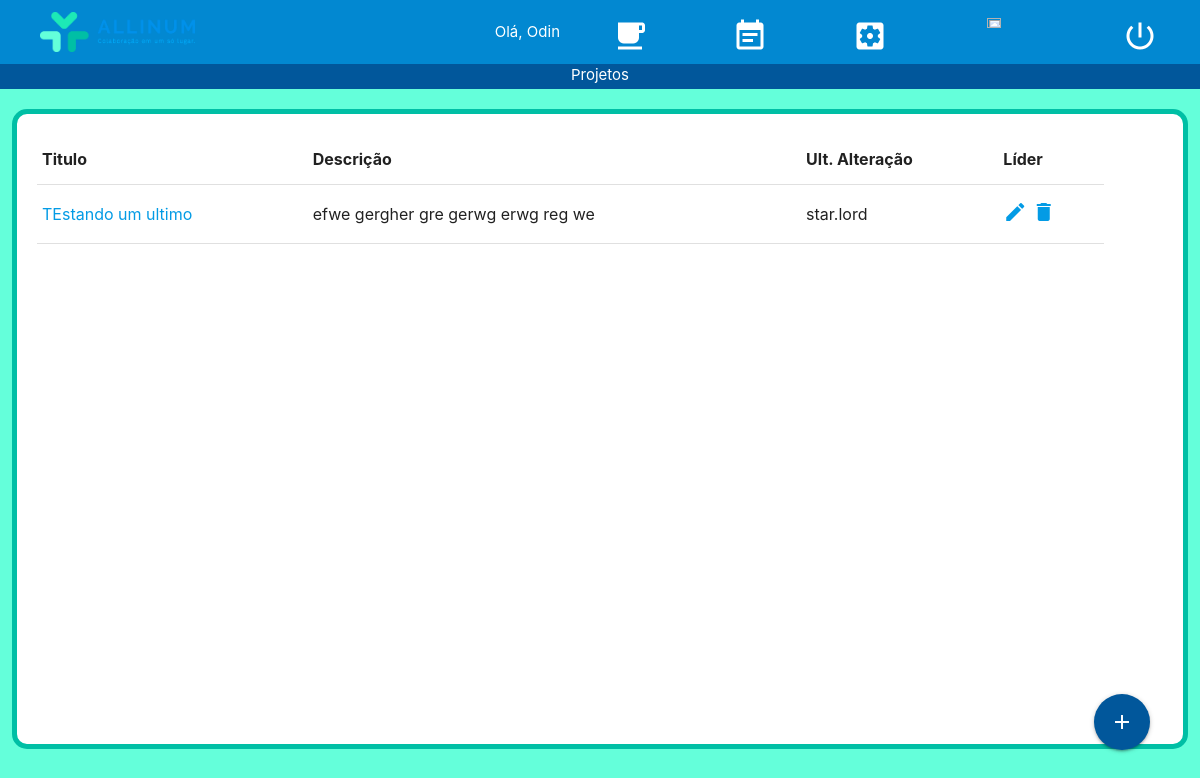
Screenshot of /projeto_lista/ (signed in) with the database file from the repository.
### usuarios/models.py (models this page shows)
class Projeto(models.Model):
    titulo = models.TextField(max_length=100, null=False)
    descricao = models.TextField(max_length=400, null=False)
    lider = models.ForeignKey(User, on_delete=models.CASCADE)
    membros = models.ManyToManyField(Membro)
    ult_alt = models.TextField(max_length=100, null=True)
    data_ult_alt = models.DateField(null=True)

### usuarios/views.py (the view)
# urls.py: url(r'^projeto_lista/$', projeto_lista, name='projeto_lista'),
@login_required
def projeto_lista(request, template_name="projeto_lista.html"):
    user = request.user
    if user.is_superuser:
        projetos = Projeto.objects.all()
    else:
        projetos = Projeto.objects.filter(membros__user_id=user.id)
    context = {"context": projetos}
    return render(request, template_name, context)

### templates/projeto_lista.html (shortened to what this page needs)
{% extends 'baseTemplate.html' %}
{% block titulo %}
    Projetos
{% endblock titulo %}
{% block conteudo %}
    <div class = "row" style="margin-top: 20px;">
        <div class = "col s11" style="margin-left:20px">
            <table {% if request.user.profile.tema == 'N' %} class="light-blue-text text-lighten-5" {% endif %}>
                <thead>
                    <tr>
                        <th> Titulo </th>
                        <th> Descrição </th>
                        <th> Ult. Alteração </th>
                        <th> Líder </th>
                    </tr>
                </thead>
                <tbody>
                {% for projeto in context %}
                    <tr>
                        <td> <a href="{% url 'visao_projeto' pk=projeto.pk %}"> {{ projeto.titulo }} </a> </td>
                        <td> {{ projeto.descricao }} </td>
                        <td> {{ projeto.ult_alt }} </td>
                        {% if projeto.lider == request.user or user.is_superuser %}
                        <td>
                            <a href="{% url 'projeto_editar' pk=projeto.pk %}">
                                <i class="material-icons">create</i>
                            </a>
                            <a href="{% url 'projeto_delete' pk=projeto.pk %}">
                                <i class="material-icons">delete</i>
                            </a>
                        </td>
                        {% endif %}
                    </tr>
                {% endfor %}
                </tbody>
            </table>
        </div>
    </div>
    <div style="position: absolute; bottom:50px; right: 50px;">
          <a class="btn-floating btn-large waves-effect waves-light light-blue darken-4" href = "{% url 'projeto_cadastro' %}"><i class="material-icons">add</i></a>
    </div>
{% endblock conteudo %}

### templates/baseTemplate.html (shortened to what this page needs)
<html lang="pt-br">
    {% load static %}
	<head>
	    <link rel="stylesheet" href="https://cdnjs.cloudflare.com/ajax/libs/materialize/1.0.0/css/materialize.min.css">
	</head>
	<body style = 'background:  {% if request.user.profile.tema == 'C' %}
                                    #64FFDA
                                {% endif %}
                                ;'>
		<nav>
		    <div class="nav-wrapper {% if request.user.profile.tema == 'C' %}
                                        light-blue darken-2
                                    {% endif %}
                                    ">
		      	<a href="{% url 'projeto_lista' %}" style="margin-left: 40px; color:#FFFFFF;"> <img src = "{% static 'usuarios/logos/Logo_V_C.png' %}"
	      		style = "height: 40px; margin-top: 1%;"/> </a>
		      	<ul id="nav-mobile" class="right">
                    <li style="margin-right: 10px;"> Olá, {{ request.user.first_name}} </li>
			      	<li><a href=" {% url 'projeto_lista' %} " style="height: 100%; width: 120px;">
			      		<img src = "{% static 'usuarios/icons/projetos.png' %}" style = "width: 40%; margin-left: 30%; margin-top: 20%;">
			      	</a></li>
			      	<li><a href="{% url 'visao_tarefa' %}" style="height: 100%; width: 120px;">
			      		<img src = "{% static 'usuarios/icons/tarefas.png' %}" style = "width: 40%; margin-left: 30%; margin-top: 20%;">
			      	</a></li>
			        <li><a href=" {% url 'usuario_configuracao' %} " style="height: 100%; width: 120px;">
			      		<img src = "{% static 'usuarios/icons/configuracoes.png' %}" style = "width: 40%; margin-left: 30%; margin-top: 20%;">
			      	</a></li>
			        <li><a href="" class="btn-flat disabled" style="height: 100%; width: 120px;">
			        	<img src = "{% static 'usuarios/icons/notificacoes.png' %}" style = "width: 40%; margin-left: 30%; margin-top: 20%;">
			        </a></li>
			        <li><a href="{% url 'logout' %}" style="height: 100%; width: 120px;">
			        	<img src = "{% static 'usuarios/icons/sair.png' %}" style = "width: 40%; margin-left: 30%; margin-top: 20%;">
			        </a></li>
		      	</ul>
		    </div>
	  	</nav>
	  	<div class = row>
	  		<div class = "col s12" style = "height: 25px; background:   {% if request.user.profile.tema == 'C' %}
                                                                            #01579B
                                                                        {% endif %}
                                                                        ;
                    color: #FFFFFF; text-align: center;"> {% block titulo %} {% endblock %} </div>
	  	</div>
		<div class = 'col s12' style = "background: {% if request.user.profile.tema == 'C' %}
                                                        #FFFFFF
                                                    {% endif %}
                                                    ;
                min-height: 80%; margin: 1%; border: 5px solid #00BFA5; border-radius: 15px;">
            {% block conteudo %}
            {% endblock %}
		</div>
	</body>
</html>

### rows the page displays
Projeto: titulo "TEstando um ultimo", descricao "efwe gergher gre gerwg erwg reg we", ult_alt "star.lord"

### other values shown
{{ request.user.first_name }} "Odin"
